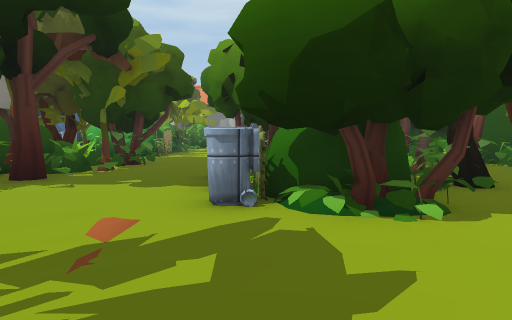
[1] (above)

24 first-person views from a walk through a 3-D level made in the Unity game engine. The camera is 1.5 m above the floor, tilts 4° down and sees 70° across. The floor is counted in squares, 1.8 m on a side. Each view is taken from the middle of a square. On the plan, view 1 faces up. The plan holds only what a view shows up to about 12 squares ahead; the rest is blank. The place goes on beyond the plan. The player character is not drawn. Door leaves are left out, so doorways stand open. Some surface patterns are stand-ins.

[2]
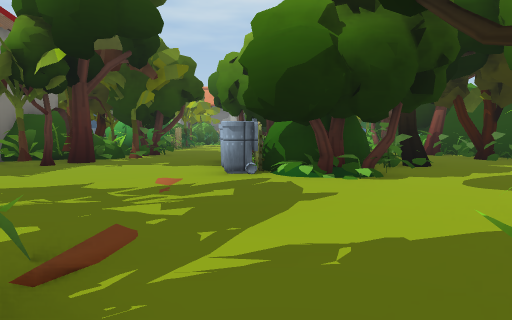

[3]
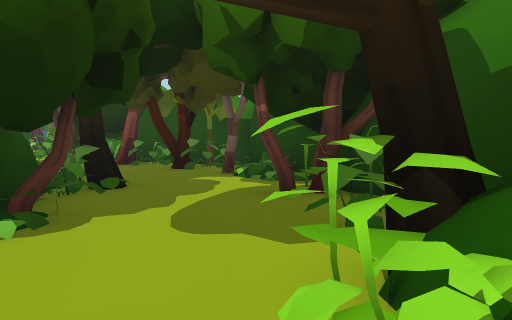

[4]
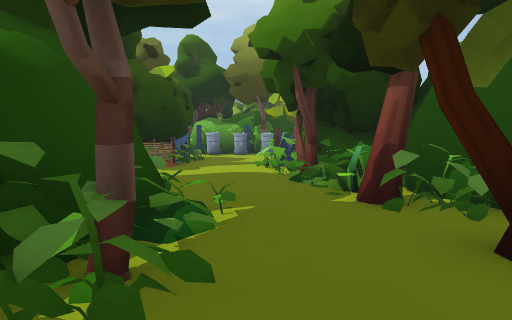

[5]
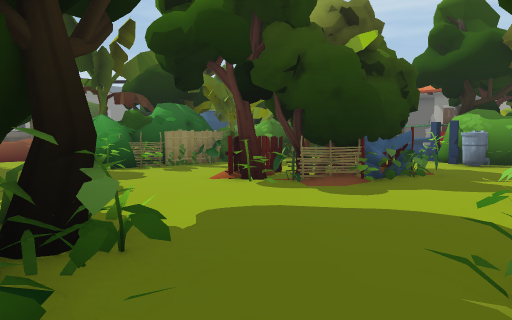

[6]
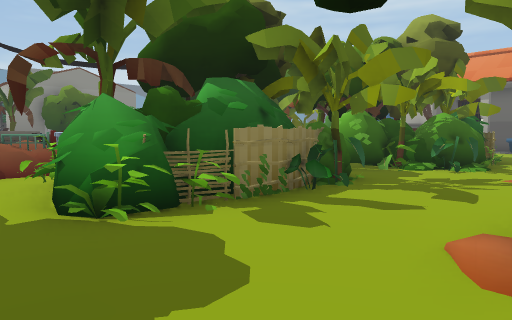

[7]
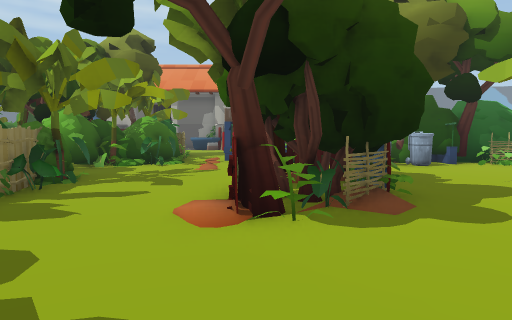

[8]
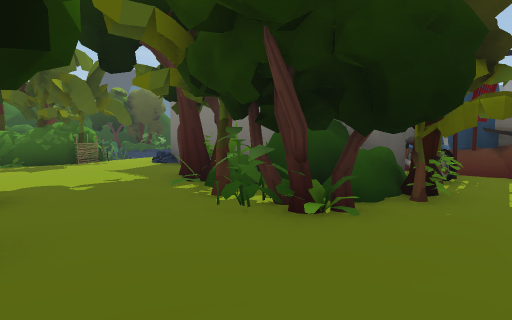

[9]
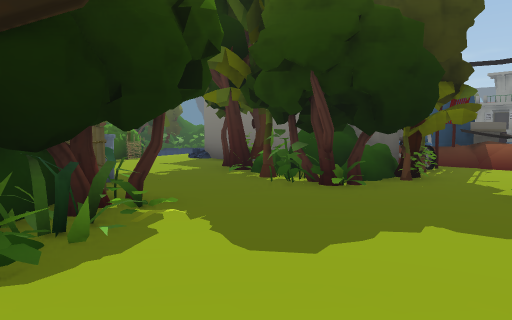

[10]
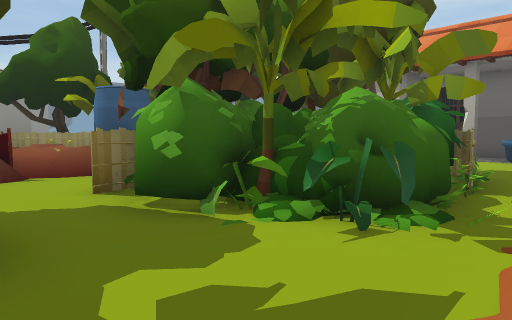

[11]
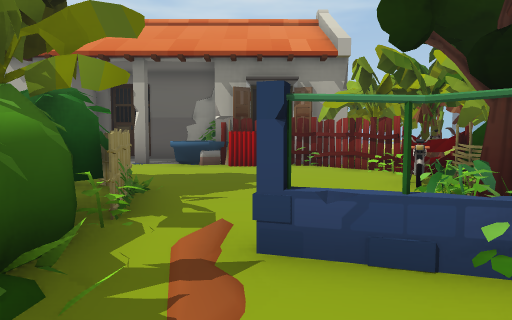

[12]
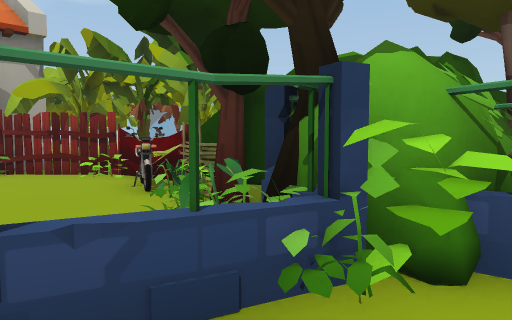

[13]
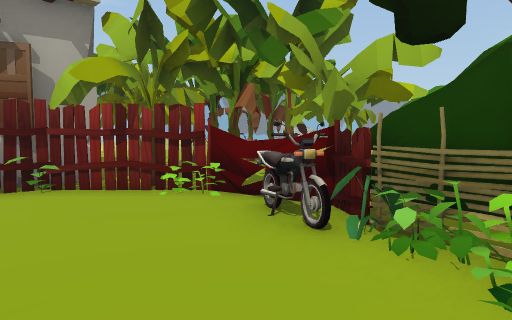

[14]
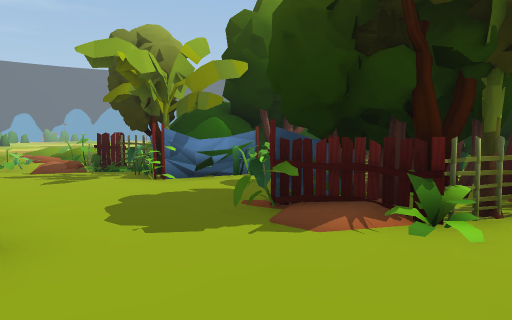

[15]
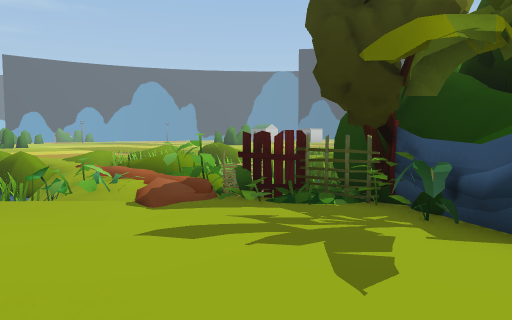

[16]
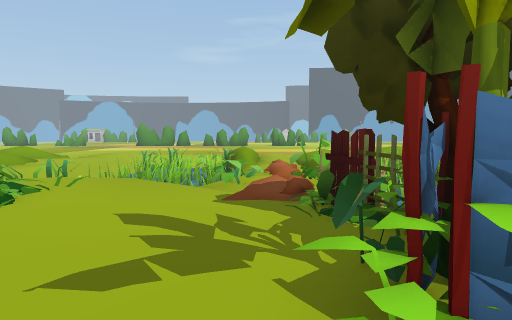

[17]
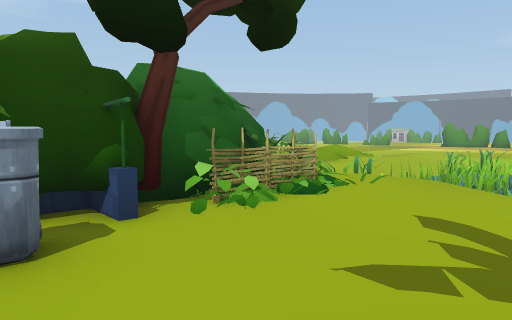

[18]
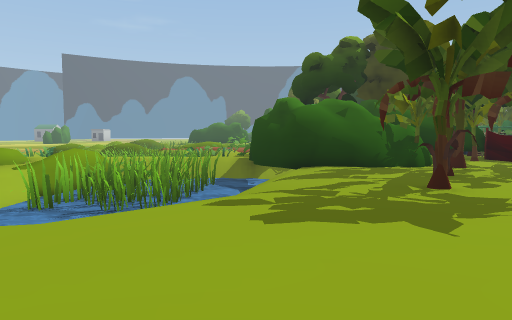

[19]
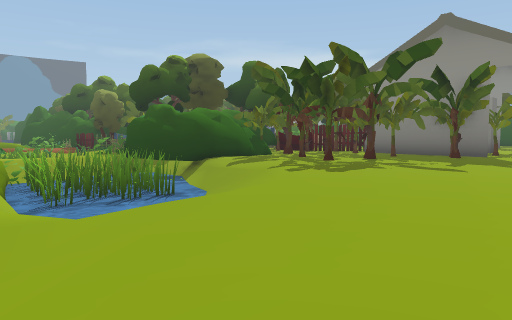

[20]
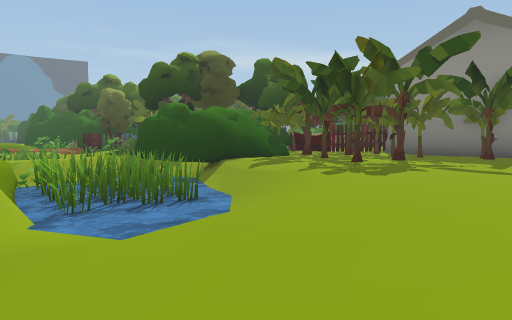

[21]
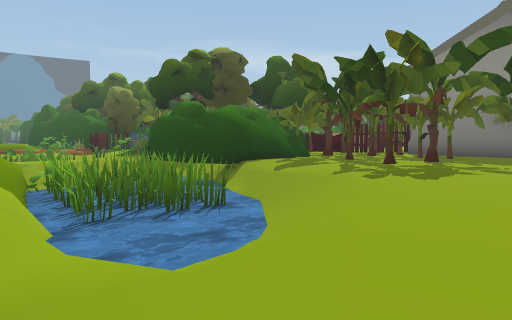

[22]
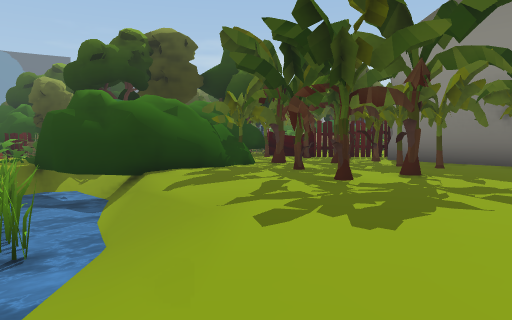

[23]
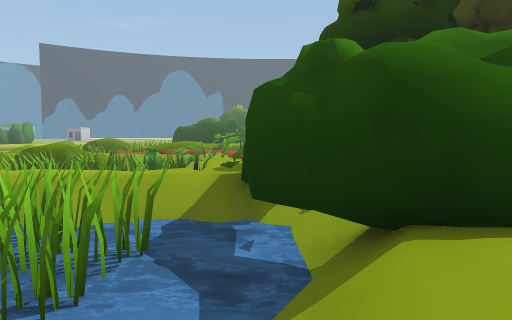

[24]
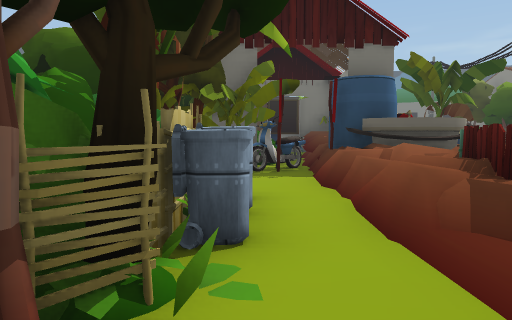

### Floor plan
Key: @ floor where view 1 was taken; # wall or solid block; . main floor; : floor 0.25 m higher than the main floor; - floor 0.25 m lower than the main floor; _ floor 0.5 m lower than the main floor; < floor 1 m lower than the main floor; / step, stairs or slope; D open door; = window, fence, low wall or low ledge; ~ water the walk can cross; ≈ water the walk keeps out of; ^ raised ledge; O other object.
Columns run from 12 left of view 1 to 17 right of it. Each row starts with its distance up from view 1.
 38                           .. .
 37                      .........
 36                 ..............
 35                ...............
 34                O .........///.
 33               O.........////=.
 32       OOO     OO.O#O...//~~~=
 31           O   O.O..#..//~~~~=
 30         OOO ##OO..#.../~##≈~=
 29         ...OO#. O.O.../~###~.
 28         .....OO# O...//~###~/
 27         ......OOOO####~~####/
 26         .O....OOO##  #~~###≈
 25          O...OO###   ##~~##O
 24       OO OO..OO      ##/≈=O/.
 23       OOOOO..OO       #......
 22        O##O#=OO    #OOO/O</≈/
 21        OO#O.####O#OOOOO/######
 20    #.OO#OO....O.O..O///.=##
 19    =.OO#O..:.......O..//=#####
 18    =....O.............//O###O#
 17    O  OOOO..OOO..O...-/O/OO_.
 16    =.OOOOO..OOO..OOOOOO/O-..==
 15    OOOOOO...OOO.OO#OO OO#
 14     /OOOO...OOO.O#########≈
 13   O//OOOO...OO...O#  #######
 12    =/............OO   # # ≈
 11  OO=/.OO......O../O#    #
 10 OO #.OOO#O...OO..OO#
  9   ODODOOOO..OO#:..O##
  8  O## OOOOO.OO##O/.OO#
  7    ##OOOO...O##O..O.#
  6    #  #OO..OO##O..O/#
  5       #OO..OO##O.//##
  4       #O....OOO...##
  3       O......O...OO
  2       O........OOO#
  1       :.O.O....O###
  0        OO#O/@.O^#
 -1         OO# -.O
 -2          O  -

Where each view was taken, in squares from view 1:
view 1: 0 up, 0 right, facing up
view 2: 2 down, 0 right, facing up
view 3: 0 up, 1 right, facing up-right
view 4: 5 up, 4 right, facing up
view 5: 9 up, 5 right, facing up-left
view 6: 11 up, 0 right, facing up-left
view 7: 10 up, 0 right, facing up
view 8: 12 up, 0 right, facing down-left
view 9: 13 up, 2 right, facing down-left
view 10: 17 up, 1 left, facing up-left
view 11: 19 up, 1 left, facing up
view 12: 20 up, 1 left, facing up-right
view 13: 23 up, 1 left, facing up-right
view 14: 20 up, 1 left, facing down-right
view 15: 20 up, 5 right, facing down-right
view 16: 17 up, 4 right, facing right
view 17: 17 up, 4 right, facing up-right
view 18: 37 up, 10 right, facing down
view 19: 38 up, 17 right, facing down-left
view 20: 37 up, 17 right, facing down-left
view 21: 36 up, 17 right, facing down-left
view 22: 35 up, 13 right, facing down-left
view 23: 30 up, 10 right, facing down
view 24: 18 up, 7 left, facing down
